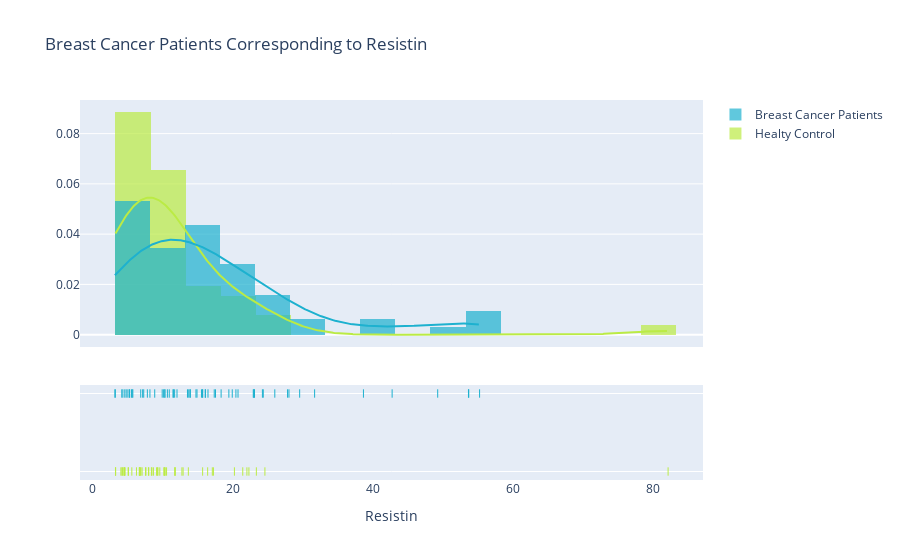

Notebook code for this chart:
### Code cell
more = df[df['Classification']==1]['Resistin']
less = df[df['Classification']==0]['Resistin']
fig = ff.create_distplot([less, more],['Healty Control', 'Breast Cancer Patients']
                         , bin_size=5,
                        colors=['#bbeb44','#1db1cf'])
fig.update_layout(
    title="Breast Cancer Patients Corresponding to Resistin",
    xaxis_title="Resistin",
)
fig.show()

### Figure 1 — Plotly figure (JSON) as saved in the notebook; plotly's stock layout.template omitted (floating-point values rounded to 4 significant figures; data arrays with more than 128 entries replaced by an {"elided": "..."} marker saying what was removed)
{"data": [{"autobinx": false, "histnorm": "probability density", "legendgroup": "Healty Control", "marker": {"color": "#bbeb44"}, "name": "Healty Control", "opacity": 0.7, "type": "histogram", "x": [7.996, 4.064, 9.277, 12.77, 10.58, 10.32, 12.94, 5.104, 6.284, 7.091, 6.92, 4.58, 5.14, 6.85, 9.35, 7.64, 3.32, 13.68, 6.702, 17.1, 9.154, 5.626, 24.6, 16.44, 10.19, 8.704, 11.78, 23.38, 22.04, 15.72, 22.32, 10.26, 21.44, 6.71, 10.38, 4.207, 3.292, 82.1, 20.25, 17.26, 8.044, 8.416, 7.577, 11.79, 4.299, 6.705, 4.497, 4.664, 4.53, 9.614, 8.494, 11.77], "xaxis": "x", "xbins": {"end": 82.1, "size": 5, "start": 3.292}, "yaxis": "y"}, {"autobinx": false, "histnorm": "probability density", "legendgroup": "Breast Cancer Patients", "marker": {"color": "#1db1cf"}, "name": "Breast Cancer Patients", "opacity": 0.7, "type": "histogram", "x": [23.03, 28.03, 23.12, 12.07, 17.38, 13.74, 5.571, 10.7, 15.74, 15.7, 22.94, 11.55, 8.205, 5.263, 10.34, 13.91, 13.56, 4.62, 7.84, 5.31, 3.21, 4.82, 5.68, 16.1, 7.165, 38.65, 24.37, 27.83, 31.69, 29.56, 10.16, 42.74, 53.67, 19.46, 16.11, 55.22, 53.63, 13.97, 17.56, 19.95, 24.25, 5.768, 11.5, 20.77, 23.03, 26.01, 49.24, 16.49, 18.36, 14.92, 20.47, 14.77, 9.954, 6.892, 15.56, 8.89, 4.19, 11.73, 5.06, 10.96, 7.32, 10.33, 3.27, 4.35], "xaxis": "x", "xbins": {"end": 55.22, "size": 5, "start": 3.21}, "yaxis": "y"}, {"legendgroup": "Healty Control", "marker": {"color": "#bbeb44"}, "mode": "lines", "name": "Healty Control", "showlegend": false, "type": "scatter", "x": {"elided": "500 float values"}, "xaxis": "x", "y": {"elided": "500 float values"}, "yaxis": "y"}, {"legendgroup": "Breast Cancer Patients", "marker": {"color": "#1db1cf"}, "mode": "lines", "name": "Breast Cancer Patients", "showlegend": false, "type": "scatter", "x": {"elided": "500 float values"}, "xaxis": "x", "y": {"elided": "500 float values"}, "yaxis": "y"}, {"legendgroup": "Healty Control", "marker": {"color": "#bbeb44", "symbol": "line-ns-open"}, "mode": "markers", "name": "Healty Control", "showlegend": false, "type": "scatter", "x": [7.996, 4.064, 9.277, 12.77, 10.58, 10.32, 12.94, 5.104, 6.284, 7.091, 6.92, 4.58, 5.14, 6.85, 9.35, 7.64, 3.32, 13.68, 6.702, 17.1, 9.154, 5.626, 24.6, 16.44, 10.19, 8.704, 11.78, 23.38, 22.04, 15.72, 22.32, 10.26, 21.44, 6.71, 10.38, 4.207, 3.292, 82.1, 20.25, 17.26, 8.044, 8.416, 7.577, 11.79, 4.299, 6.705, 4.497, 4.664, 4.53, 9.614, 8.494, 11.77], "xaxis": "x", "y": ["Healty Control", "Healty Control", "Healty Control", "Healty Control", "Healty Control", "Healty Control", "Healty Control", "Healty Control", "Healty Control", "Healty Control", "Healty Control", "Healty Control", "Healty Control", "Healty Control", "Healty Control", "Healty Control", "Healty Control", "Healty Control", "Healty Control", "Healty Control", "Healty Control", "Healty Control", "Healty Control", "Healty Control", "Healty Control", "Healty Control", "Healty Control", "Healty Control", "Healty Control", "Healty Control", "Healty Control", "Healty Control", "Healty Control", "Healty Control", "Healty Control", "Healty Control", "Healty Control", "Healty Control", "Healty Control", "Healty Control", "Healty Control", "Healty Control", "Healty Control", "Healty Control", "Healty Control", "Healty Control", "Healty Control", "Healty Control", "Healty Control", "Healty Control", "Healty Control", "Healty Control"], "yaxis": "y2"}, {"legendgroup": "Breast Cancer Patients", "marker": {"color": "#1db1cf", "symbol": "line-ns-open"}, "mode": "markers", "name": "Breast Cancer Patients", "showlegend": false, "type": "scatter", "x": [23.03, 28.03, 23.12, 12.07, 17.38, 13.74, 5.571, 10.7, 15.74, 15.7, 22.94, 11.55, 8.205, 5.263, 10.34, 13.91, 13.56, 4.62, 7.84, 5.31, 3.21, 4.82, 5.68, 16.1, 7.165, 38.65, 24.37, 27.83, 31.69, 29.56, 10.16, 42.74, 53.67, 19.46, 16.11, 55.22, 53.63, 13.97, 17.56, 19.95, 24.25, 5.768, 11.5, 20.77, 23.03, 26.01, 49.24, 16.49, 18.36, 14.92, 20.47, 14.77, 9.954, 6.892, 15.56, 8.89, 4.19, 11.73, 5.06, 10.96, 7.32, 10.33, 3.27, 4.35], "xaxis": "x", "y": ["Breast Cancer Patients", "Breast Cancer Patients", "Breast Cancer Patients", "Breast Cancer Patients", "Breast Cancer Patients", "Breast Cancer Patients", "Breast Cancer Patients", "Breast Cancer Patients", "Breast Cancer Patients", "Breast Cancer Patients", "Breast Cancer Patients", "Breast Cancer Patients", "Breast Cancer Patients", "Breast Cancer Patients", "Breast Cancer Patients", "Breast Cancer Patients", "Breast Cancer Patients", "Breast Cancer Patients", "Breast Cancer Patients", "Breast Cancer Patients", "Breast Cancer Patients", "Breast Cancer Patients", "Breast Cancer Patients", "Breast Cancer Patients", "Breast Cancer Patients", "Breast Cancer Patients", "Breast Cancer Patients", "Breast Cancer Patients", "Breast Cancer Patients", "Breast Cancer Patients", "Breast Cancer Patients", "Breast Cancer Patients", "Breast Cancer Patients", "Breast Cancer Patients", "Breast Cancer Patients", "Breast Cancer Patients", "Breast Cancer Patients", "Breast Cancer Patients", "Breast Cancer Patients", "Breast Cancer Patients", "Breast Cancer Patients", "Breast Cancer Patients", "Breast Cancer Patients", "Breast Cancer Patients", "Breast Cancer Patients", "Breast Cancer Patients", "Breast Cancer Patients", "Breast Cancer Patients", "Breast Cancer Patients", "Breast Cancer Patients", "Breast Cancer Patients", "Breast Cancer Patients", "Breast Cancer Patients", "Breast Cancer Patients", "Breast Cancer Patients", "Breast Cancer Patients", "Breast Cancer Patients", "Breast Cancer Patients", "Breast Cancer Patients", "Breast Cancer Patients", "Breast Cancer Patients", "Breast Cancer Patients", "Breast Cancer Patients", "Breast Cancer Patients"], "yaxis": "y2"}], "layout": {"barmode": "overlay", "hovermode": "closest", "legend": {"traceorder": "reversed"}, "title": {"text": "Breast Cancer Patients Corresponding to Resistin"}, "xaxis": {"anchor": "y2", "domain": [0, 1], "title": {"text": "Resistin"}, "zeroline": false}, "yaxis": {"anchor": "free", "domain": [0.35, 1], "position": 0}, "yaxis2": {"anchor": "x", "domain": [0, 0.25], "dtick": 1, "showticklabels": false}}}
